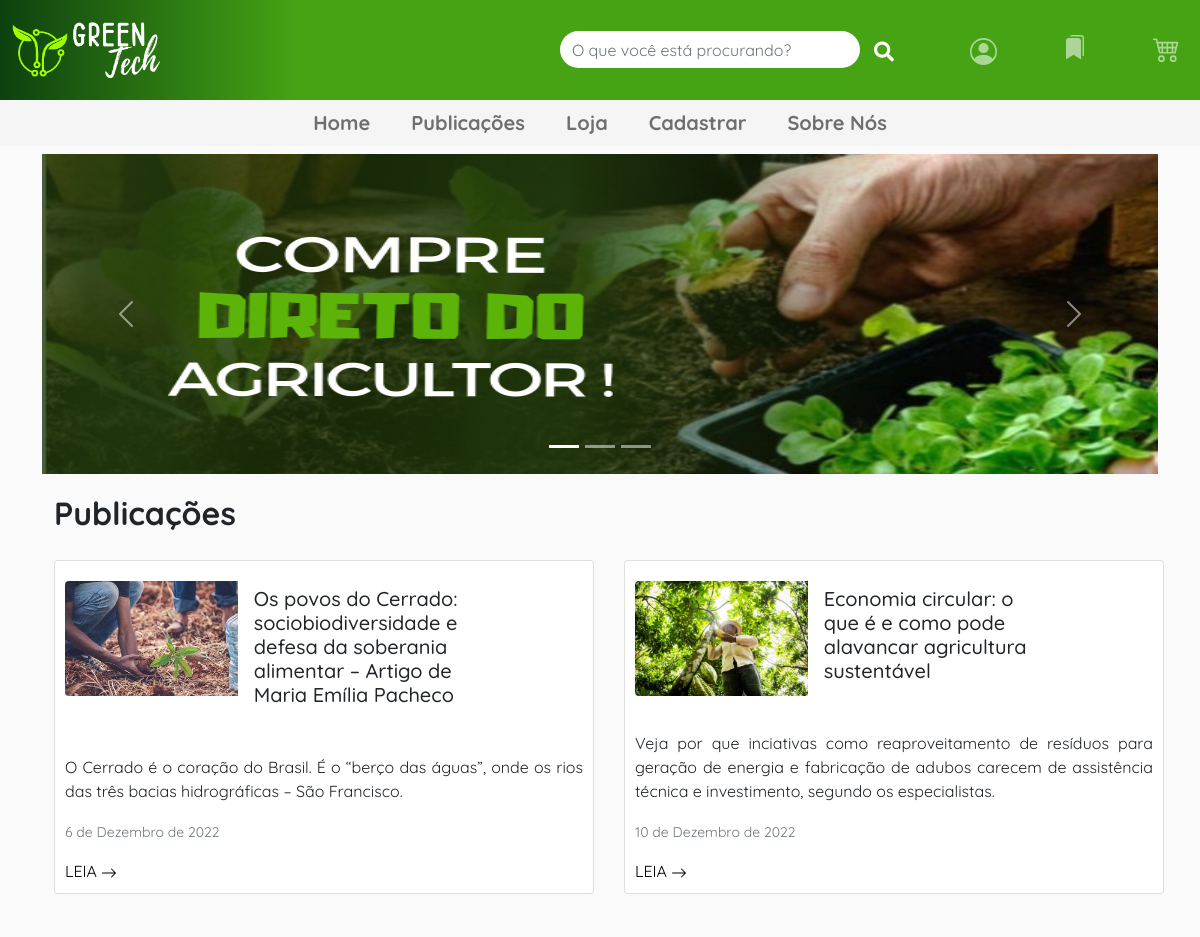
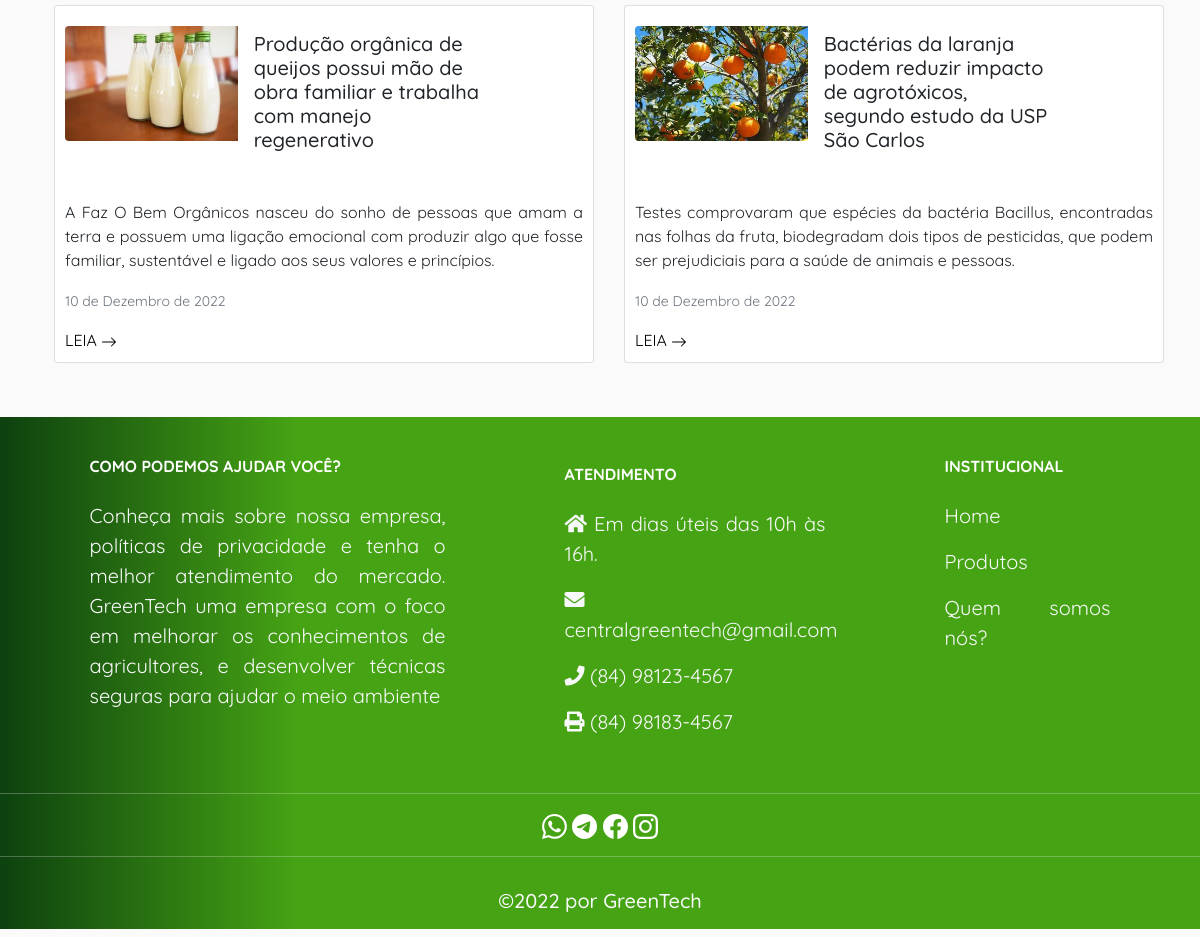
The app's page /noticias/ (signed in) with its own data (2 pictures, top to bottom).
### main/models.py (models this page shows, shortened)
class Publicacao(models.Model):
    titulo = models.CharField(max_length=200)
    descricao = models.TextField()
    corpo_do_texto = RichTextUploadingField()
    tempo_da_publicacao = models.DateField()
    imagem = models.ImageField(upload_to='produtos/', blank=True, null=True, max_length=250)
    autor = models.ForeignKey(Autor, on_delete=models.CASCADE)
    categoria = models.ManyToManyField(Categoria)
    user = models.ForeignKey(get_user_model(), null=True,blank=True,on_delete=models.CASCADE)

### main/views.py (the view)
# urls.py: path('noticias/', noticias, name="noticia"),
def noticias (request):
    busca = request.GET.get('search')
    if busca:
        lista = Publicacao.objects.filter(titulo__icontains = busca)
        lista_produto = Produto.objects.filter(nome__icontains = busca)
        context = {'buscas' : lista, 'busca_produto' : lista_produto}
        return render(request, "busca.html", context)
    else:
        lista = Publicacao.objects.all()
        context ={'publicacoes' : lista}
        return render(request, 'noticia.html', context)

### main/templates/noticia.html
{% extends 'base.html' %}
{% load static %}
{% block conteudo %}
<section class="dividir">
  {% include 'includes/carrossel.html' %}
    <section class="container" style="width: 1200px; padding-bottom: 30px;">
      <div class="row">
          <h2 style="padding-top:20px ; padding-bottom:20px"><b> Publicações </b></h2> </div>
      <div class="row row-cols-1 row-cols-md-2 g-4">
        {% for publicacao in publicacoes %}
          <main navBT>
            <div class="card mb-4" style="max-width: 540px; ">
              <div class="row g-0 " style="margin: 10px; align-self: center;">
                <div class="col-md-4">
                  <img src="/media/{{publicacao.imagem}}" class="img-fluid rounded-start" alt="..." style="margin-top: 10px; margin-right: 20px;"  >
                </div>
                <div class="col-sm-6">
                  <div class="card-body">
                    <h5 class="card-title">{{publicacao.titulo}}</h5> <br></div>
                </div>
                <p class="card-text" >{{publicacao.descricao}}</p>
                    <p class="card-text"><small class="text-muted">{{publicacao.tempo_da_publicacao}}</small></p>
                    <a href="{% url 'detalhe' publicacao.id %}" class="cor-fonte">LEIA <svg xmlns="http://www.w3.org/2000/svg" width="16" height="16" fill="currentColor" class="bi bi-arrow-right" viewBox="0 0 16 16">
                      <path fill-rule="evenodd" d="M1 8a.5.5 0 0 1 .5-.5h11.793l-3.147-3.146a.5.5 0 0 1 .708-.708l4 4a.5.5 0 0 1 0 .708l-4 4a.5.5 0 0 1-.708-.708L13.293 8.5H1.5A.5.5 0 0 1 1 8z"/>
                    </svg>
                  </a>
              </div>
            </div>
          </main>
        {% endfor %}
      </div>
      </section>
{% endblock conteudo %}

### main/static/css/styles.css (style rules this page uses)
* { box-sizing: border-box; font-family: 'Noto Sans Mono', monospace; font-family: 'Quicksand', sans-serif; }
body { background: #fafafa; font-family: 'Noto Sans Mono', monospace; font-family: 'Quicksand', sans-serif; }
p { text-align: justify; font-family: 'Noto Sans Mono', monospace; font-family: 'Quicksand', sans-serif; }
a { text-decoration: none; }
.cor-fonte { color: black; }
.dividir { padding-top: 30px; }

### records on screen
Publicacao: imagem (picture), titulo "Os povos do Cerrado: sociobiodiversidade e defesa da soberania alimentar – Artigo de Maria Emília Pacheco", descricao "O Cerrado é o coração do Brasil. É o “berço das águas”, onde os rios das três bacias hidrográficas – São Francisco.", tempo_da_publicacao "6 de Dezembro de 2022"
Publicacao: imagem (picture), titulo "Economia circular: o que é e como pode alavancar agricultura sustentável", descricao "Veja por que inciativas como reaproveitamento de resíduos para geração de energia e fabricação de adubos carecem de assistência técnica e investimento, segundo os especialistas.", tempo_da_publicacao "10 de Dezembro de 2022"
Publicacao: imagem (picture), titulo "Produção orgânica de queijos possui mão de obra familiar e trabalha com manejo regenerativo", descricao "A Faz O Bem Orgânicos nasceu do sonho de pessoas que amam a terra e possuem uma ligação emocional com produzir algo que fosse familiar, sustentável e ligado aos seus valores e princípios.", tempo_da_publicacao "10 de Dezembro de 2022"
Publicacao: imagem (picture), titulo "Bactérias da laranja podem reduzir impacto de agrotóxicos, segundo estudo da USP São Carlos", descricao "Testes comprovaram que espécies da bactéria Bacillus, encontradas nas folhas da fruta, biodegradam dois tipos de pesticidas, que podem ser prejudiciais para a saúde de animais e pessoas.", tempo_da_publicacao "10 de Dezembro de 2022"
